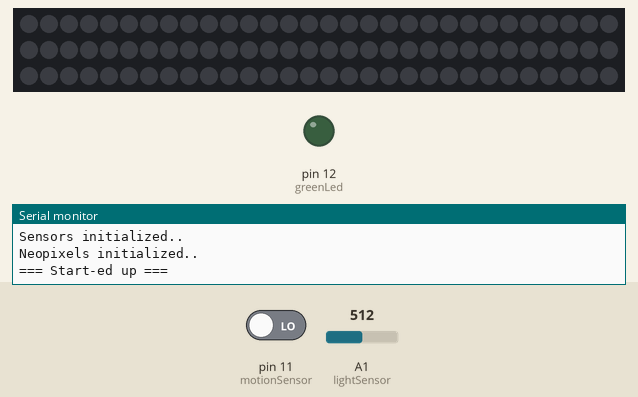
Simulated run of this sketch. Board: Arduino Uno, built with avr-gcc and run on an emulated ATmega328P. Parts: 90 RGB LEDs in strip order, left to right, continuing on the next row, output pins drawn as LEDs (lit = HIGH), the last lines printed to the serial monitor. The test bench sets the inputs (shaded band); at power-on: pin 11 (motionSensor) LOW, A1 (lightSensor) = 512.

Above: at 1.2 s.
1.3 s: pin 11 (motionSensor) driven HIGH
At 2.2 s:
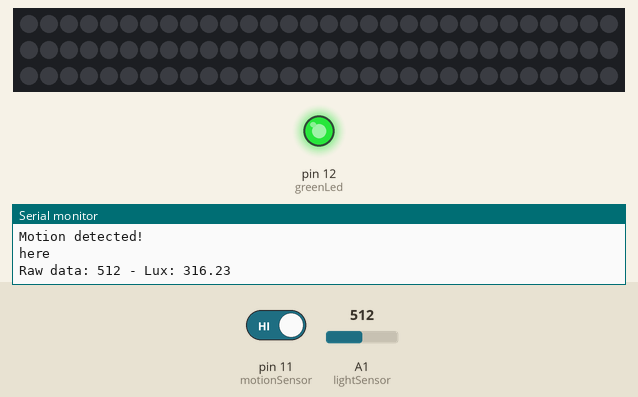
2.8 s: pin 11 (motionSensor) driven LOW
At 3.5 s:
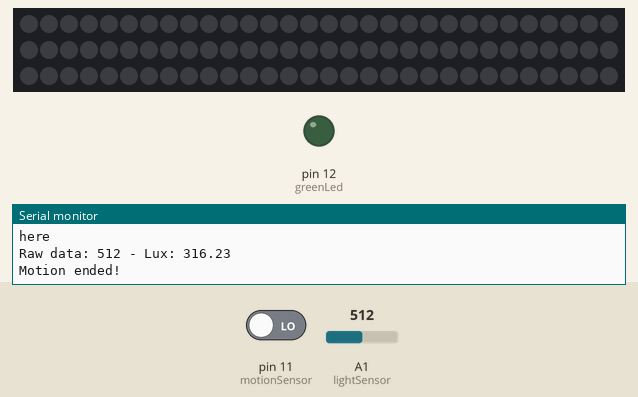
Timing chart, 0 to 5.8 s (numbered marks = the images above; inputs shaded):
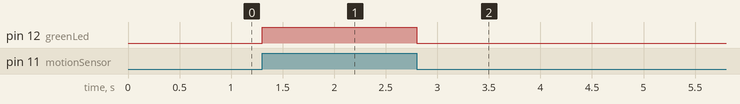

The sketch:

arduino-cabinet-lighting.ino
```cpp
#include <Adafruit_NeoPixel.h>

#define LEDS 6
#define NUMPIXELS 90

Adafruit_NeoPixel pixels = Adafruit_NeoPixel(NUMPIXELS, LEDS, NEO_GRB + NEO_KHZ800);

const uint32_t off = pixels.Color(0,0,0);
const uint32_t niteLite = pixels.Color(200,85,0);

int lightSensor = A1;
int motionSensor = 11;
int greenLed = 12;

int pirState = LOW;
int moveTime = 0;

float rawRange = 1024; // 3.3v
float logRange = 5.0; // 3.3v = 10^5 lux

void setup(){
  Serial.begin(9600);
  pinMode(greenLed, OUTPUT);
  pinMode(motionSensor, INPUT);
  Serial.println("Sensors initialized..");

  pixels.begin(); // This initializes the NeoPixel library.
  colorWipe(off);
  pixels.show();
  Serial.println(F("Neopixels initialized.."));

  Serial.println("=== Start-ed up ===");
}

void loop(){
  int rawLite = analogRead(lightSensor);
//  Serial.println("here");
//  Serial.print("Raw data: ");
//  Serial.print(rawLite);
//  Serial.print(" - Lux: ");
//  Serial.println(RawToLux(rawLite));
//      colorWipe(niteLite);
//  delay(50);
//      Serial.println("off");
//      colorWipe(off);
//  delay(50);
  moveTime = digitalRead(motionSensor);  // read input value
  if (moveTime == HIGH) {            // check if the input is HIGH
//    digitalWrite(leds, HIGH);  // turn LED ON

//digitalWrite(greenLed, HIGH);
    if (pirState == LOW) {
      // we have just turned on
      Serial.println("Motion detected!");
      // We only want to print on the output change, not state
      pirState = HIGH;
      digitalWrite(greenLed, HIGH);

  Serial.println("here");
  Serial.print("Raw data: ");
  Serial.print(rawLite);
  Serial.print(" - Lux: ");
  Serial.println(RawToLux(rawLite));


      if(rawLite < 100){
        Serial.println("Illuminating");

        colorWipe(niteLite);
      }
    }
  } else {

    if (pirState == HIGH){
      digitalWrite(greenLed, LOW); // turn LED OFF
      colorWipe(off);
      // we have just turned of
      Serial.println("Motion ended!");
      // We only want to print on the output change, not state
      pirState = LOW;
    }
  }
}

float RawToLux(int raw)
{
  float logLux = raw * logRange / rawRange;
  return pow(10, logLux);
}

void colorWipe(uint32_t c) {
  for(uint16_t i=0; i < pixels.numPixels(); i++) {
    pixels.setPixelColor(i, c);

  }
  pixels.show();
}
```

Measured:
- after the input at 1.3 s, pin 12 (greenLed): LOW → HIGH at once
- after the input at 2.8 s, pin 12 (greenLed): HIGH → LOW at once
